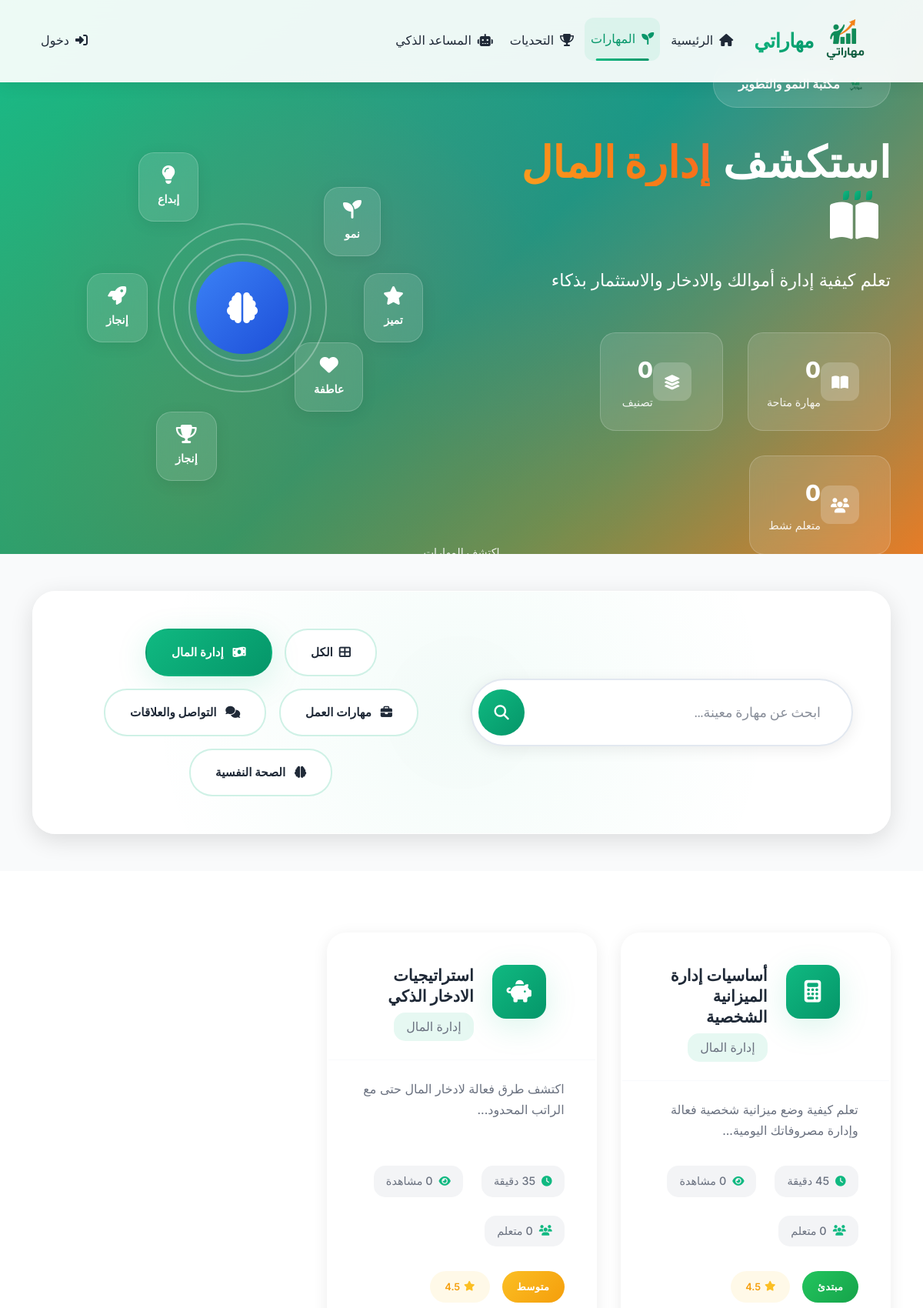
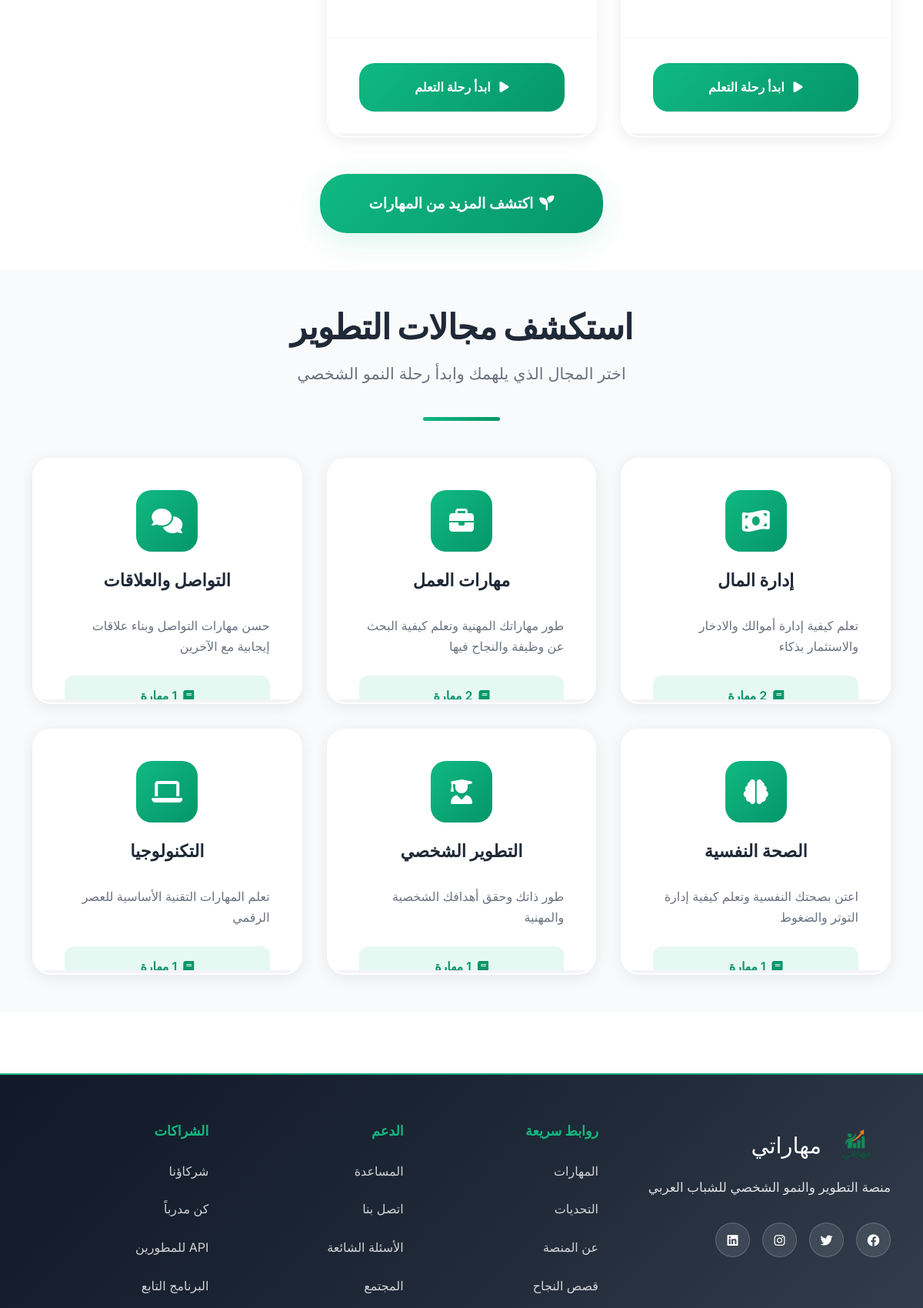
The page /skills.php?category=1 (upper part) on the database its author committed (2 pictures, top to bottom).
### tables this page shows
CREATE TABLE skill_categories (
    id INT PRIMARY KEY AUTO_INCREMENT,
    name_ar VARCHAR(100) NOT NULL,
    description_ar TEXT,
    icon_class VARCHAR(50),
    color_code VARCHAR(7),
    sort_order INT DEFAULT 0,
    is_active BOOLEAN DEFAULT TRUE,
    created_at TIMESTAMP DEFAULT CURRENT_TIMESTAMP,
    INDEX idx_sort (sort_order),
    INDEX idx_active (is_active)
);

CREATE TABLE skills (
    id INT PRIMARY KEY AUTO_INCREMENT,
    category_id INT,
    title_ar VARCHAR(150) NOT NULL,
    description_ar TEXT,
    content_ar LONGTEXT,
    difficulty_level ENUM('beginner', 'intermediate', 'advanced'),
    estimated_time INT,  
    practical_examples TEXT,
    egyptian_context TEXT,
    icon_name VARCHAR(50),
    is_premium BOOLEAN DEFAULT FALSE,
    views_count INT DEFAULT 0,
    completion_rate DECIMAL(5,2) DEFAULT 0.00,
    is_active BOOLEAN DEFAULT TRUE,
    created_at TIMESTAMP DEFAULT CURRENT_TIMESTAMP,
    updated_at TIMESTAMP DEFAULT CURRENT_TIMESTAMP ON UPDATE CURRENT_TIMESTAMP,
    FOREIGN KEY (category_id) REFERENCES skill_categories(id) ON DELETE SET NULL,
    INDEX idx_category (category_id),
    INDEX idx_difficulty (difficulty_level),
    INDEX idx_premium (is_premium),
    INDEX idx_views (views_count),
    INDEX idx_active (is_active)
);

### skills.php (the view, shortened to what the rows shown need)
<?php
require_once 'config/config.php';
$skillsObj = new Skills();
$categoriesResult = $skillsObj->getCategories();
$categories = $categoriesResult['success'] ? $categoriesResult['data'] : [];
$selectedCategory = $_GET['category'] ?? null;
$userId = isLoggedIn() ? $_SESSION['user_id'] : null;
$skillsResult = $skillsObj->getSkills($selectedCategory, 20, 0, $userId);
$skills = $skillsResult['success'] ? $skillsResult['data'] : [];
$categoryName = 'جميع المهارات';
if ($selectedCategory) {
    foreach ($categories as $cat) {
        if ($cat['id'] == $selectedCategory) {
            $categoryName = $cat['name_ar'];
            break;
        }
    }
}
?>
<!DOCTYPE html>
<html lang="ar" dir="rtl">
<head>
    <link href="https://cdnjs.cloudflare.com/ajax/libs/font-awesome/6.4.0/css/all.min.css" rel="stylesheet">
    <link href="https://cdn.jsdelivr.net/npm/bootstrap@5.3.0/dist/css/bootstrap.rtl.min.css" rel="stylesheet">
    <link href="https://unpkg.com/aos@2.3.1/dist/aos.css" rel="stylesheet">
    <link href="css/index-styles.css" rel="stylesheet">
    <link href="css/skills-styles.css" rel="stylesheet">
</head>
<body>
    <section class="skills-hero-section position-relative overflow-hidden">
        <div class="container">
            <div class="row align-items-center min-vh-100">
                <div class="col-lg-6" data-aos="fade-right" data-aos-duration="1000">
                    <div class="hero-content">
                        <h1 class="hero-title mb-4" data-aos="fade-up" data-aos-delay="300">
                            استكشف
                            <span class="gradient-text"><?php echo htmlspecialchars($categoryName); ?></span>
                            <div class="growth-animation">
                                <i class="fas fa-book-open"></i>
                                <div class="growth-leaves">
                                    <span class="leaf leaf-1"></span>
                                    <span class="leaf leaf-2"></span>
                                    <span class="leaf leaf-3"></span>
                                </div>
                            </div>
                        </h1>
                    </div>
                </div>
            </div>
        </div>
    </section>
    <section class="search-filter-section py-5">
        <div class="container">
            <div class="search-filter-card glass-card" data-aos="zoom-in" data-aos-delay="200">
                <div class="row align-items-center">
                    <div class="col-lg-6">
                        <div class="filter-tabs">
                            <a href="skills.php" class="filter-tab <?php echo !$selectedCategory ? 'active' : ''; ?>" data-aos="fade-left" data-aos-delay="100">
                                <i class="fas fa-th-large me-2"></i>الكل
                                <div class="tab-glow"></div>
                            </a>
                            <?php foreach (array_slice($categories, 0, 4) as $index => $category): ?>
                            <a href="skills.php?category=<?php echo $category['id']; ?>"
                               class="filter-tab <?php echo $selectedCategory == $category['id'] ? 'active' : ''; ?>"
                               data-aos="fade-left" data-aos-delay="<?php echo ($index + 2) * 100; ?>">
                                <i class="<?php echo htmlspecialchars($category['icon_class'] ?? 'fas fa-star'); ?> me-2"></i>
                                <?php echo htmlspecialchars($category['name_ar']); ?>
                                <div class="tab-glow"></div>
                            </a>
                            <?php endforeach; ?>
                        </div>
                    </div>
                </div>
            </div>
        </div>
    </section>
    <section class="skills-grid-section py-5">
        <div class="container">
            <?php if (empty($skills)): ?>
                <div class="empty-state" data-aos="zoom-in">
                    <div class="empty-icon">
                        <img src="images/logo.png" alt="Logo" style="width: 60px; height: 60px;">
                        <div class="icon-growth-ring"></div>
                    </div>
                    <h3 class="empty-title">لا توجد مهارات في هذا التصنيف بعد</h3>
                    <p class="empty-description">
                        نحن نعمل باستمرار على إضافة مهارات جديدة لتطوير قدراتك.<br>
                        جرب تصنيفاً آخر أو عد لاحقاً لاكتشاف المحتوى الجديد!
                    </p>
                    <div class="empty-actions">
                        <a href="skills.php" class="btn btn-hero-primary btn-lg me-3">
                            <i class="fas fa-seedling me-2"></i>تصفح جميع المهارات
                            <div class="btn-sparkle"></div>
                        </a>
                        <a href="index.php" class="btn btn-hero-outline btn-lg">
                            <i class="fas fa-home me-2"></i>العودة للرئيسية
                        </a>
                    </div>
                </div>
            <?php else: ?>
                <div class="skills-grid" id="skillsGrid">
                    <?php foreach ($skills as $index => $skill): ?>
                    <div class="skill-card-container" data-aos="fade-up" data-aos-delay="<?php echo $index * 50; ?>">
                        <div class="skill-card-growth" data-tilt>
                            <div class="skill-header">
                                <div class="skill-icon-container">
                                    <div class="skill-icon-wrapper">
                                        <i class="<?php echo htmlspecialchars($skill['icon_name'] ?? 'fas fa-lightbulb'); ?> skill-icon"></i>
                                    </div>
                                </div>
                                <div class="skill-meta">
                                    <h5 class="skill-title"><?php echo htmlspecialchars($skill['title_ar']); ?></h5>
                                    <span class="skill-category"><?php echo htmlspecialchars($skill['category_name']); ?></span>
                                </div>
                            </div>
                            <div class="skill-body">
                                <p class="skill-description"><?php echo htmlspecialchars(substr($skill['description_ar'], 0, 120)) . '...'; ?></p>
                                <div class="skill-features">
                                    <div class="feature-item">
                                        <i class="fas fa-clock"></i>
                                        <span><?php echo $skill['estimated_time'] ?? 30; ?> دقيقة</span>
                                    </div>
                                    <div class="feature-item">
                                        <i class="fas fa-eye"></i>
                                        <span><?php echo number_format($skill['views_count']); ?> مشاهدة</span>
                                    </div>
                                    <div class="feature-item">
                                        <i class="fas fa-users"></i>
                                        <span><?php echo number_format($skill['learners_count'] ?? 0); ?> متعلم</span>
                                    </div>
                                </div>
                                <div class="skill-badges">
                                    <span class="difficulty-badge difficulty-<?php echo $skill['difficulty_level']; ?>">
                                        <?php
                                        $levels = ['beginner' => 'مبتدئ', 'intermediate' => 'متوسط', 'advanced' => 'متقدم'];
                                        echo $levels[$skill['difficulty_level']] ?? 'مبتدئ';
                                        ?>
                                    </span>
                                    <span class="rating-badge">
                                        <i class="fas fa-star"></i>
                                        <?php echo number_format($skill['rating'] ?? 4.5, 1); ?>
                                    </span>
                                </div>
                            </div>
                            <div class="skill-footer">
                                <?php if ($skill['is_premium'] && (!isLoggedIn() || $_SESSION['subscription_type'] === 'free')): ?>
                                    <a href="subscription.php" class="btn btn-premium-upgrade w-100">
                                        <i class="fas fa-crown me-2"></i>ترقية الاشتراك
                                        <div class="btn-growth-effect"></div>
                                    </a>
                                <?php else: ?>
                                    <a href="skill.php?id=<?php echo $skill['id']; ?>" class="btn btn-skill-growth w-100">
                                        <i class="fas fa-play me-2"></i>
                                        <?php echo isset($skill['user_progress']) && $skill['user_progress'] > 0 ? 'متابعة النمو' : 'ابدأ رحلة التعلم'; ?>
                                    </a>
                                <?php endif; ?>
                            </div>
                            <div class="card-shine"></div>
                            <div class="growth-indicator">
                            </div>
                        </div>
                    </div>
                    <?php endforeach; ?>
                </div>
            <?php endif; ?>
        </div>
    </section>
    <section class="categories-showcase-section py-5">
        <div class="container">
            <div class="section-header text-center mb-5" data-aos="fade-up">
                <h2 class="section-title">استكشف مجالات التطوير</h2>
            </div>
            <div class="categories-grid">
                <?php foreach ($categories as $index => $category): ?>
                <div class="category-showcase-card" data-aos="fade-up" data-aos-delay="<?php echo $index * 100; ?>">
                    <div class="category-card-growth" data-category="<?php echo strtolower($category['name_ar']); ?>" onclick="location.href='skills.php?category=<?php echo $category['id']; ?>'">
                        <div class="card-header">
                            <div class="category-icon">
                                <i class="<?php echo htmlspecialchars($category['icon_class'] ?? 'fas fa-star'); ?>"></i>
                            </div>
                            <h5 class="category-title"><?php echo htmlspecialchars($category['name_ar']); ?></h5>
                        </div>
                        <div class="card-body">
                            <p class="category-description"><?php echo htmlspecialchars($category['description_ar']); ?></p>
                            <div class="skills-count">
                                <i class="fas fa-book me-2"></i>
                                <?php echo $category['skills_count']; ?> مهارة
                            </div>
                        </div>
                        <div class="growth-indicator">
                        </div>
                    </div>
                </div>
                <?php endforeach; ?>
            </div>
        </div>
    </section>
</body>
</html>

### rows shown on the page
skill_categories: name_ar "إدارة المال", description_ar "تعلم كيفية إدارة أموالك والادخار والاستثمار بذكاء"
skill_categories: name_ar "مهارات العمل", description_ar "طور مهاراتك المهنية وتعلم كيفية البحث عن وظيفة والنجاح فيها"
skill_categories: name_ar "التواصل والعلاقات", description_ar "حسن مهارات التواصل وبناء علاقات إيجابية مع الآخرين"
skill_categories: name_ar "الصحة النفسية", description_ar "اعتن بصحتك النفسية وتعلم كيفية إدارة التوتر والضغوط", skills_count "1"
skills: title_ar "أساسيات إدارة الميزانية الشخصية", category.name_ar "إدارة المال", description_ar "تعلم كيفية وضع ميزانية شخصية فعالة وإدارة مصروفاتك اليومية", estimated_time "45", views_count "0", difficulty_level "مبتدئ", rating "4.5"
skills: title_ar "استراتيجيات الادخار الذكي", category.name_ar "إدارة المال", description_ar "اكتشف طرق فعالة لادخار المال حتى مع الراتب المحدود", difficulty_level "متوسط", rating "4.5"
skill_categories: name_ar "التطوير الشخصي", description_ar "طور ذاتك وحقق أهدافك الشخصية والمهنية", skills_count "1"
skill_categories: name_ar "التكنولوجيا", description_ar "تعلم المهارات التقنية الأساسية للعصر الرقمي"

### other values the page prints
$categoryDescription "تعلم كيفية إدارة أموالك والادخار والاستثمار بذكاء"
